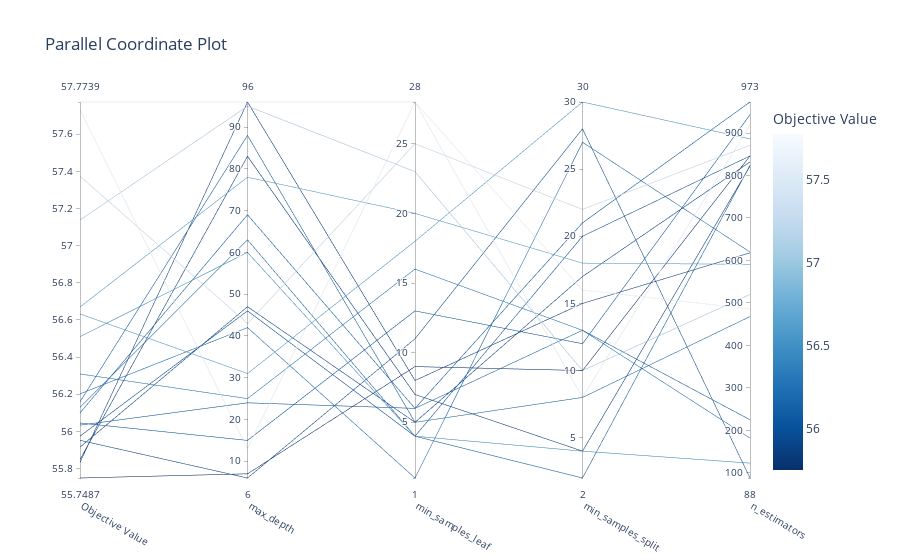

Source (notebook cell):
### Code cell
optuna.visualization.plot_parallel_coordinate(study, params=['n_estimators',
                                                             'max_depth','min_samples_leaf',
                                                             'min_samples_split'])

### Figure 1 — Plotly figure (JSON) as saved in the notebook; plotly's stock layout.template omitted (floating-point values rounded to 4 significant figures)
{"data": [{"dimensions": [{"label": "Objective Value", "range": [55.75, 57.77], "values": [57.14, 56.1, 56.2, 56.63, 55.75, 56.13, 56.04, 57.37, 56.51, 55.92, 56.67, 56.31, 57.77, 55.85, 56.16, 57.73, 55.83, 56.03, 55.97, 55.95]}, {"label": "max_depth", "range": [6, 96], "values": [95, 69, 42, 31, 7, 63, 15, 43, 60, 47, 78, 25, 96, 83, 88, 13, 96, 24, 46, 6]}, {"label": "min_samples_leaf", "range": [1, 28], "values": [23, 6, 1, 18, 9, 4, 13, 25, 4, 5, 20, 16, 28, 7, 5, 28, 8, 6, 4, 11]}, {"label": "min_samples_split", "range": [2, 30], "values": [10, 13, 27, 30, 10, 2, 12, 22, 4, 17, 18, 13, 16, 4, 8, 8, 15, 21, 20, 28]}, {"label": "n_estimators", "range": [88, 973], "values": [520, 225, 620, 886, 846, 824, 943, 871, 123, 832, 591, 182, 486, 822, 468, 919, 618, 973, 846, 88]}], "labelangle": 30, "labelside": "bottom", "line": {"color": [57.14, 56.1, 56.2, 56.63, 55.75, 56.13, 56.04, 57.37, 56.51, 55.92, 56.67, 56.31, 57.77, 55.85, 56.16, 57.73, 55.83, 56.03, 55.97, 55.95], "colorbar": {"title": {"text": "Objective Value"}}, "colorscale": [[0, "rgb(247,251,255)"], [0.125, "rgb(222,235,247)"], [0.25, "rgb(198,219,239)"], [0.375, "rgb(158,202,225)"], [0.5, "rgb(107,174,214)"], [0.625, "rgb(66,146,198)"], [0.75, "rgb(33,113,181)"], [0.875, "rgb(8,81,156)"], [1, "rgb(8,48,107)"]], "reversescale": true, "showscale": true}, "type": "parcoords"}], "layout": {"title": {"text": "Parallel Coordinate Plot"}}}
